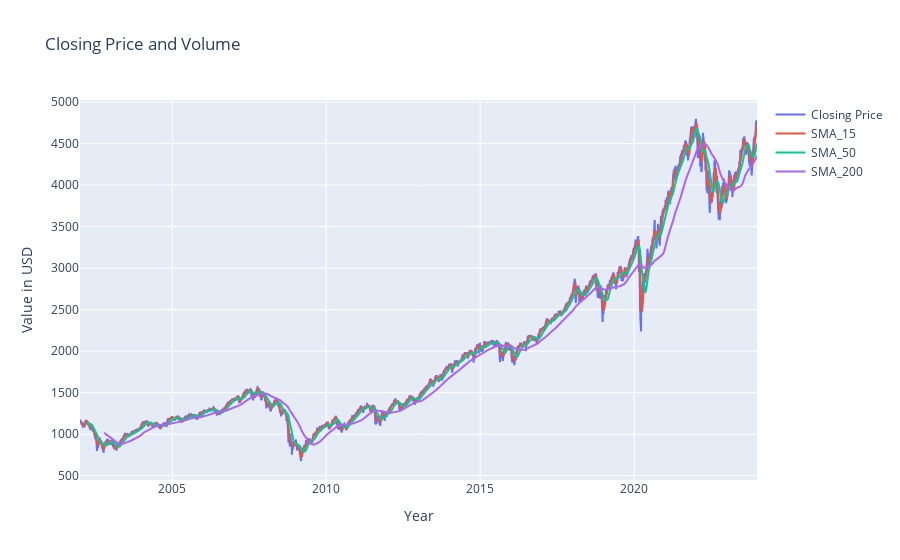

Source (notebook cell):
### Code cell
# Plotting closing price of the stock with respect to time
plt.style.use('classic')
plt.style.use('dark_background')
plt.plot(df_plot['DATE'], df_plot['CLOSE'])  

# Create traces for each plot
trace_close = go.Scatter(x=df_plot['DATE'], y=df_plot['CLOSE'], mode='lines', name='Closing Price')
trace_sma = go.Scatter(x=df_plot['DATE'], y=SMA, mode='lines', name='SMA_15')
trace_sma_50 = go.Scatter(x=df_plot['DATE'], y=SMA_50, mode='lines', name='SMA_50')
trace_sma_200= go.Scatter(x=df_plot['DATE'], y=SMA_200, mode='lines', name='SMA_200')

# Create layout
layout = go.Layout(
    title='Closing Price and Volume',
    xaxis=dict(title='Year'),
    yaxis=dict(title='Value in USD'),
    hovermode='x'  # Show closest data point on hover
)

# Create figure and add traces
fig = go.Figure(data=[trace_close, trace_sma, trace_sma_50, trace_sma_200], layout=layout)

# Show interactive plot
fig.show()

### Figure 1 — Plotly figure (JSON) as saved in the notebook; plotly's stock layout.template omitted (floating-point values rounded to 4 significant figures; data arrays with more than 128 entries replaced by an {"elided": "..."} marker saying what was removed)
{"data": [{"mode": "lines", "name": "Closing Price", "type": "scatter", "x": {"elided": "5537 str values"}, "y": {"elided": "5537 float values"}}, {"mode": "lines", "name": "SMA_15", "type": "scatter", "x": {"elided": "5537 str values"}, "y": {"elided": "5537 float values"}}, {"mode": "lines", "name": "SMA_50", "type": "scatter", "x": {"elided": "5537 str values"}, "y": {"elided": "5537 float values"}}, {"mode": "lines", "name": "SMA_200", "type": "scatter", "x": {"elided": "5537 str values"}, "y": {"elided": "5537 float values"}}], "layout": {"hovermode": "x", "title": {"text": "Closing Price and Volume"}, "xaxis": {"title": {"text": "Year"}}, "yaxis": {"title": {"text": "Value in USD"}}}}
